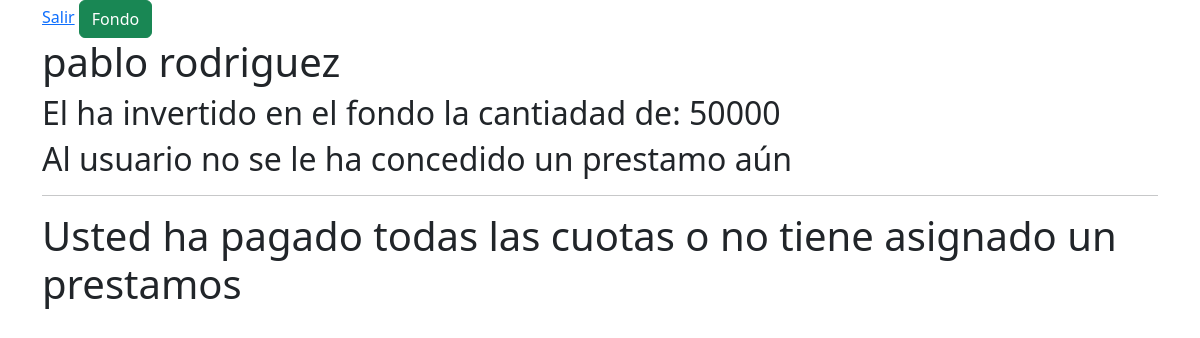
Page /informacion/2 on the committed database.
### bancoapp/models.py (models this page shows, shortened)
class Usuarios(AbstractUser):
    cedula = models.IntegerField(null=True)
    socio = models.BooleanField(default=False)

class Fondo(models.Model):
    inversionista = models.ForeignKey(Usuarios, on_delete=models.CASCADE)
    ahorro = models.IntegerField()

### bancoapp/views.py (the view, shortened to what this page needs)
# urls.py: path("informacion/<int:id>", informacion, name="informacion-usuario"),
def informacion(request, id):
    if request.method == "GET":
        usuario = Usuarios.objects.get(id=id)
        try:
            inversion = Fondo.objects.get(inversionista = usuario.id)
        except:
            inversion = False
        try:
            prestamo = Prestamo.objects.get(prestamista = usuario.id)
            prestamoInteres = prestamo.prestamo
            if usuario.socio == True:
                prestamoInteres = (prestamo.prestamo * 0.01) + prestamoInteres
            else:
                prestamoInteres = (prestamo.prestamo * 0.025) + prestamoInteres
            prestamoInteres = (prestamoInteres / prestamo.cuotasPrestamo)
        except:
            prestamoInteres = 0
            prestamo = False
        context = {
            'user': usuario,
            'prestamoInteres': prestamoInteres,
            'prestamo': prestamo,
            'inversion': inversion,
        }
        return render(request, 'informacion.html', context)

### templates/informacion.html (shortened to what this page needs)
{% extends 'base.html' %}
{% block contenido  %}
    {% load humanize %}
    {% if user.socio %}
        <a href="{% url 'fondo' user.id %}" class="btn btn-success">Fondo</a>
    {% endif %}
    <h1>{{user.username}} {{user.last_name}}</h1>
    {% if inversion is False and user.socio == True %}
        <h2>El usuario aún no ha realizado ahorros al fondo</h2>
    {% elif user.socio != True %}
        <h3>Las personas de terceros no necesitan invertir en el fondo para solicitar un prestamo</h3>
    {% else %}
        <h2>El ha invertido en el fondo la cantiadad de: {{inversion.ahorro}}</h2>
    {% endif %}
    {% if prestamo is False %}
        <h2>Al usuario no se le ha concedido un prestamo aún</h2>
    {% else %}
        <h2>El ha realizado un prestamos de {{prestamo.prestamo | intcomma}} el día {{prestamo.fecha}} a {{prestamo.cuotasPrestamo}} cuotas pagando cada mes {{prestamoInteres | floatformat:"0" | intcomma}}</h2>
        <h2>{{prestamo.cuotasPorPagar}} cuotas pagadas de {{prestamo.cuotasPrestamo}}</h2>
    {% endif %}
    <hr>
    {% if prestamo.cuotasPrestamo != prestamo.cuotasPorPagar%}
            <form action="{% url 'informacion-usuario' user.id %}" method="post">
                {% csrf_token %}
                <div class="form-group">
                    <label id="cuotas">Ingrese el número de cuotas a pagar</label>
                    <input type="number" name="cuotas" min="1" max="{{prestamo.cuotasPrestamo}}" required>
                </div>
                <input class="btn btn-primary my-4" type="submit" value="Pagar">
            </form>
    {% else %}
        <h1>Usted ha pagado todas las cuotas o no tiene asignado un prestamos</h1>
    {% endif %}
{% endblock %}

### rows in the picture
Usuarios: username "pablo", last_name "rodriguez"
Fondo: ahorro "50000"
